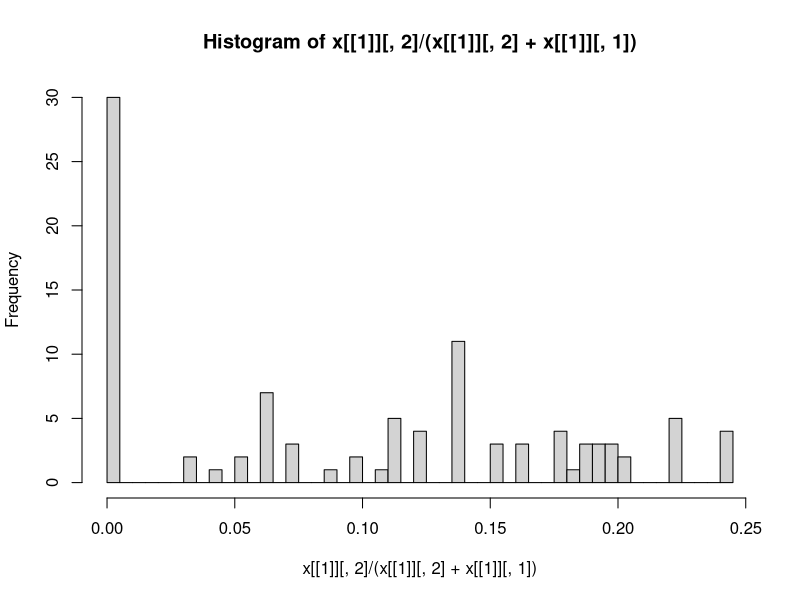

Write R code to recreate this figure.
# Simulate cis-trans coevolution
# Selective advantage of trans- factor mediated by something other than focal modifications 

library(expm)
library(ggplot2)

setwd("/Users/daohanji/Desktop/gene_product_diversity/out/")

# Calculate normalized cis-genotypic value
# Input: genotype (a vector of 0 and 1), effect sizes of effector allele at all loci (a vector)
cis.gv <- function(gt,effect=1){
	v=sum(gt*effect)
	vmax=sum(effect)
	return(v/vmax)
}

# Calculate modification rate beta
# beta as a linear function of cis-genotypic value
# Input: normalized cis-genotypic value (a number, calculated using cis.gv()), trans- genotypic value, shape parameter characterizing relationship between cis- loci and enzyme-substrate affinity (a number), background/non-specific modification activity (a number)
beta.calc <- function(cis,trans,C,epsilon=0){
	beta=trans*(C*cis+epsilon)
	return(beta)
}

# Genotype-phenotype mapping (2 isoforms)
# Input: genotypic value of overall expression level, rate of modification (calculated using beta.calc()), decay rates (numbers)
g2p <- function(alpha,beta,gamma_0,gamma_1){
	P_0=alpha/(beta+gamma_0)
	P_1=alpha*beta/(gamma_1*(beta+gamma_0))
	return(c(P_0,P_1))
}

# Calculate fitness w/ respect to an isoform under stabilizing selection
# Input: isoform abundance (a number), optimum (a number), SD of fitness function
# Input values are not log-transformed and should be log-transformed by the function
fitness.stab <- function(z,opt,sig){
	d=log(z/opt) # Convert to log scale
	if(sig>0){
		w=dnorm(d,mean=0,sd=sig)/dnorm(0,mean=0,sd=sig)
	}else{
		w=1
	}
	return(w)
}

# Calculate fitness w/ respect to a deleterious isoform
# Input: isoform abundance, shape parameter (a positive number)
fitness.del <- function(z,par){
	w=exp(-par*z)
	return(w)
}

# Overall fitness as a product of fitness w/ respect to each isoform
# Input: isoform abundances (a vector), selection parameter (a list; vector-->stabilizing, number-->deleterious, NULL=neutral/equivalent to I_0), whether each modified isoform is functionally equivalent to I_0 (a vector, 1 means equivalent to I_0)
fitness.prod <- function(z,selection,eq=NULL){
	w=rep(0,length(z))
	type=lengths(selection) # Type of selection, which corresponds to number of selection parameters
	if(length(eq)>0){
		z[1]=z[1]+sum(z[which(eq==1)])
	}
	for(i in 1:length(z)){
		if(type[i]==2){
			w[i]=fitness.stab(z[i],selection[[i]][1],selection[[i]][2])
		}else{
			if(type[i]==1){
				w[i]=fitness.del(z[i],selection[[i]])
			}else{
				w[i]=1
			}
		}
	}
	return(prod(w))
}

# Fixation probability given ancestral and mutant fitness
fix.prob <- function(wa,wm,Ne){
	if(wa>0){
		s=(wm/wa)-1 # Coefficient of selection
		if(s==0){
			p=1/(2*Ne)
		}else{
			p=(1-exp(-2*s))/(1-exp(-4*Ne*s))
		}
	}else{ # The ancestral fitness is close to 0 (close enough to be recognized as zero by R)
		if(wm==0){ # Both ancestral and mutant fitness are close to 0
			p=1/(2*Ne) # The mutation is considered neutral
		}else{ # Ancestral fitness is close to 0 while mutant fitness isn't
			p=1 # The mutation is considered strongly beneficial
		}
	}
	return(p)
}

# Obtain transition matrix given other parameters
# Simplest version: 2 isoforms, constant transition matrix (no trans- substitutions, no environmental change), all cis- loci have equal effect size (i.e., no. of states = no. of loci+1) and mutational spectrum
# Input: number of cis- loci, mutation rates (a vector, elements being u01 and u10, respectively; 2*Ne*u should not exceed 1), selection parameter (a list), effective population size, other parameters (alpha,trans,C,gamma_0,gamma_1,epsilon,eq)
tm <- function(nloci,u,selection,Ne,alpha,trans,C,epsilon=0,gamma_0,gamma_1,eq=NULL){
	mat=matrix(0,nrow=nloci+1,ncol=nloci+1)
	for(i in 1:nrow(mat)){
		v1=(i-1)/nloci
		beta1=beta.calc(v1,trans,C,epsilon)
		z1=g2p(alpha,beta1,gamma_0,gamma_1)
		w1=fitness.prod(z1,selection,eq)
		for(j in 1:ncol(mat)){
			if(abs(i-j)==1){ # Consider adjescent states only
				v2=(j-1)/nloci
				beta2=beta.calc(v2,trans,C,epsilon)
				z2=g2p(alpha,beta2,gamma_0,gamma_1)
				w2=fitness.prod(z2,selection,eq)
				fp=fix.prob(w1,w2,Ne)
				if(i<j){
					uij=2*Ne*(nloci-(i-1))*u[1]
				}else{
					uij=2*Ne*(i-1)*u[2]
				}
				mat[i,j]=uij*fp
			}
		}
	}
	for(i in 1:nrow(mat)){
		mat[i,i]=1-sum(mat[i,])
	}
	return(mat)
}

# Simulate cis-trans coevolution
# Two isoforms per gene, one function and one deleterious
sim.evo.2<-function(type.all,nloci.all,alpha.all,gamma_0.all,gamma_1.all,selection.all,T,Ne,u.cis,u.trans,C,epsilon,start){
	nmut=rpois(1,lambda=u.trans[1]*2*Ne*T)
	if(nmut>=T){
		return("error")
	}else{
		ngene=length(type.all)
		tm.all=list()
		distr.all=list()
		v.all=start[[1]]
		trans=start[[2]]
		beta.all=rep(0,ngene)
		z.all=matrix(0,nrow=ngene,ncol=2)
		for(i in 1:ngene){
			tm.all[[i]]=tm(nloci.all[i],u.cis,selection.all[[i]],Ne,alpha.all[i],trans,C,epsilon,gamma_0.all[i],gamma_1.all[i])
			distr.all[[i]]=rep(0,nloci.all[i]+1);distr.all[[i]][v.all[i]+1]=1
			beta.all[i]=beta.calc(v.all[i]/nloci.all[i],trans,C,epsilon)
			z.all[i,]=g2p(alpha.all[i],beta.all[i],gamma_0.all[i],gamma_1.all[i])
		}
		tmut=sort(sample(1:T,nmut))
		t.last=0
		for(j in 1:nmut){
			t=tmut[j]
			w0=1
			for(i in 1:ngene){
				distr.all[[i]]=distr.all[[i]]%*%(tm.all[[i]] %^% (t-t.last)) # Calculate distribution at the time point under consideration
				v.all[i]=sample(0:nloci.all[i],1,prob=distr.all[[i]])
				w0=w0*fitness.prod(z.all[[i]],selection.all[[i]])
			}
			w0.trans=fitness.stab(trans,opt.trans,sig.trans)
			w0=w0*w0.trans
			trans.mut=exp(log(trans)+rnorm(1,mean=0,sd=u.trans[2]))
			w1=1
			beta.mut=rep(0,ngene)
			z.mut=matrix(0,nrow=ngene,ncol=2)
			for(i in 1:ngene){
				beta.mut[i]=beta.calc(v.all[i]/nloci.all[i],trans.mut,C,epsilon)
				z.mut[i,]=g2p(alpha.all[i],beta.mut[i],gamma_0.all[i],gamma_1.all[i])
				w1=w1*fitness.prod(z.mut[[i]],selection.all[[i]])
			}
			w1.trans=fitness.stab(trans.mut,opt.trans,sig.trans)
			w1=w1*w1.trans
			fp=fix.prob(w0,w1,Ne)
			if.fix=rbinom(n=1,size=1,prob=fp)
			if(if.fix==1){
				trans=trans.mut
				beta.all=beta.mut
				z.all=z.mut
				for(i in 1:ngene){
					tm.all[[i]]=tm(nloci.all[i],u.cis,selection.all[[i]],Ne,alpha.all[i],trans.mut,C,epsilon,gamma_0.all[i],gamma_1.all[i])
				}
			}
			t.last=t
		}
		return(list(z.all,trans))
	}
}

# Assign gene-specific parameters
n1=100;n2=0;ngene=n1+n2
type.all=c(rep(1,n1),rep(2,n2))
nloci.all=sample(1:10,ngene,replace=TRUE)
alpha.all=exp(rnorm(ngene,mean=0,sd=1));alpha.all=sort(alpha.all)
gamma_0.all=rep(1,ngene) # Decay rate of I_0, distribution type TBD
gamma_1.all=rep(1,ngene) # Decay rate of I_1, distribution type TBD
sig.all=1/(10^(rnorm(ngene,mean=-1,sd=0.1))) # Strength of stabilizing selection on expression level
lambda.all=rep(1e-3,ngene)
selection.all=list()
for(i in 1:ngene){
	if(type.all[i]==1){ # Deleterious
		selection.all[[i]]=list(c(alpha.all[i]/gamma_0.all[i],sig.all[i]),lambda.all[i])
	}else{ # Required modification
		selection.all[[i]]=list(lambda.all[i],c(alpha.all[i]/gamma_1.all[i],sig.all[i]))
	}
}

T=1e8 # Number of time steps to run for each gene/modification event
Ne=1e3
u.cis=c(1e-9,1e-9) # Mutation rate at cis- loci, elements representing mutation to effector ellele and to null allele, respectively
u.trans=c(1e-8,1e-1) # Rate and SD of effect (log scale) of mutations affecting trans genotypic value
C=1 # Affinity parameter, assumed as constant across genes
epsilon=1e-3 # Non-specific modification intensity, assumed as constant across genes
# Starting cis- and trans- genotypic values
start=list(rep(0,ngene),1)
for(i in 1:ngene){
	if(type.all[i]==1){
		start[[1]][i]=sample(0:(nloci.all[i]),1)
	}else{
		start[[1]][i]=nloci.all[i]
	}
}

# Selection on Q independent of focal modifications
opt.trans=1;sig.trans=20

x=sim.evo.2(type.all,nloci.all,alpha.all,gamma_0.all,gamma_1.all,selection.all,T,Ne,u.cis,u.trans,C,epsilon,start)
x[[2]]
hist(x[[1]][,2]/(x[[1]][,2]+x[[1]][,1]),breaks=50)
